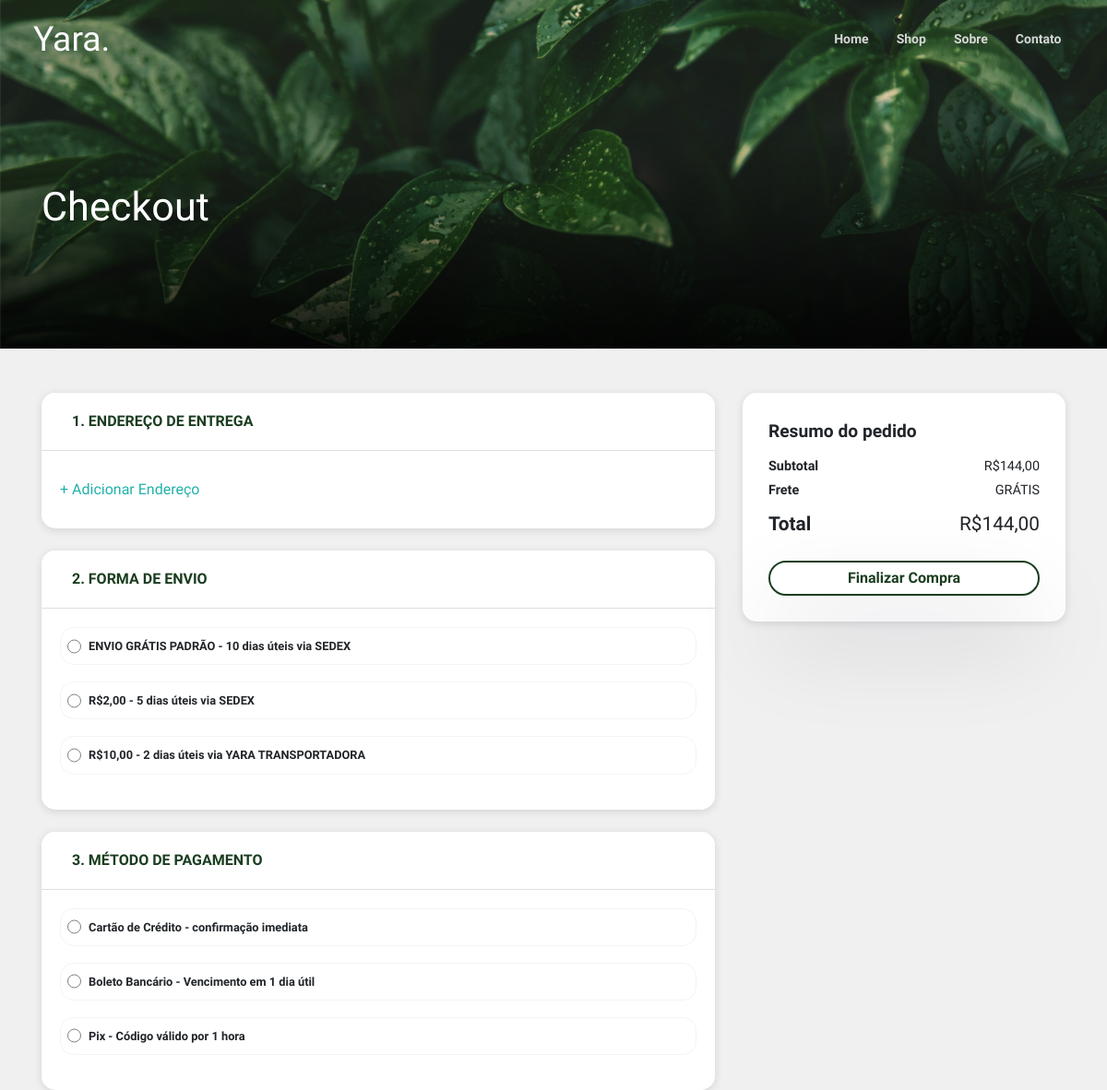
Before: /view/checkout.php (signed in) with the older database file.
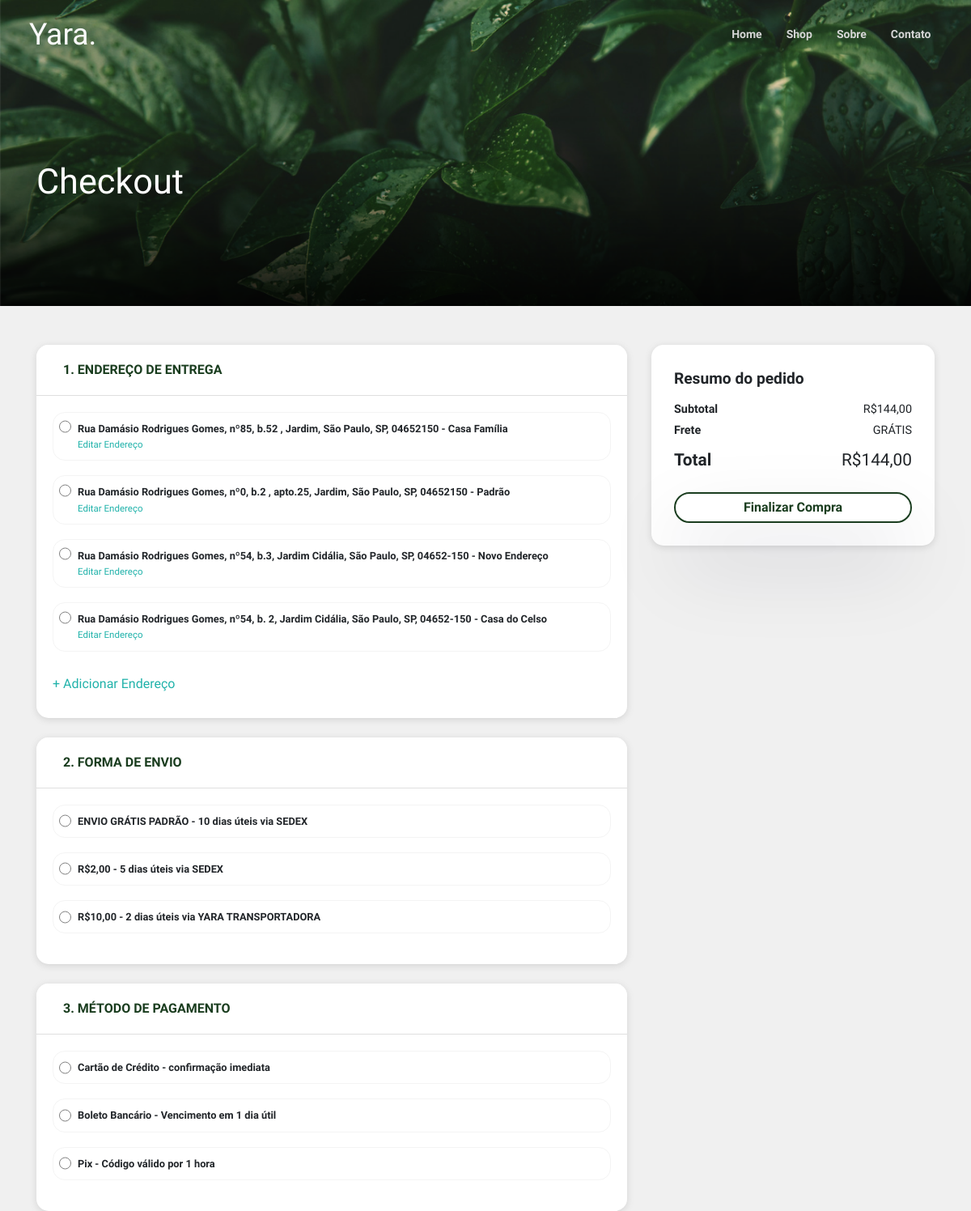
After: the same page with the newer database file.
### tables this page shows
CREATE TABLE IF NOT EXISTS `endereco` (
  `ID_ENDERECO` int NOT NULL AUTO_INCREMENT,
  `id_cliente` int DEFAULT NULL,
  `cep` varchar(10) DEFAULT NULL,
  `pais` varchar(50) DEFAULT NULL,
  `estado` varchar(50) DEFAULT NULL,
  `cidade` varchar(50) DEFAULT NULL,
  `bairro` varchar(50) DEFAULT NULL,
  `rua` varchar(100) DEFAULT NULL,
  `numero` int DEFAULT NULL,
  `bloco` varchar(10) DEFAULT NULL,
  `apto` varchar(10) DEFAULT NULL,
  `nome` varchar(100) DEFAULT NULL,
  `datahora` datetime DEFAULT NULL,
  `status` tinyint(1) NOT NULL COMMENT '1-ative| 0-disabled',
  PRIMARY KEY (`ID_ENDERECO`),
  KEY `id_cliente` (`id_cliente`)
);

### model/manager.php (called while the page is built, shortened)
<?php
        function buscar_endereco($id){
            require "conexao.php";
            $sql = "SELECT * FROM endereco WHERE id_cliente='$id' AND status = '1'";
             $result=$conn->query($sql);
            if($result->num_rows > 0){
                $num = $result ->num_rows;
                $dados=array();
                $dados["result"] = 1;
                $dados["num"]=$num;
                $i=0;
                while($row=$result->fetch_assoc()){
                    $dados[$i]["id"] =          $row["ID_ENDERECO"];
                    $dados[$i]["id_cliente"] =  $row["id_cliente"];
                    $dados[$i]["cep"] =         $row["cep"];
                    $dados[$i]["estado"] =      $row["estado"];
                    $dados[$i]["cidade"] =      $row["cidade"];
                    $dados[$i]["bairro"] =      $row["bairro"];
                    $dados[$i]["numero"] =      $row["numero"];
                    $dados[$i]["rua"] =         $row["rua"];
                    $dados[$i]["apto"] =         $row["apto"];
                    $dados[$i]["bloco"] =       $row["bloco"];
                    $dados[$i]["nome"] =        $row["nome"];
                 $i++;
                }
                return $dados;
            }else{
                $dados["result"] = 0;
                $dados["num"]= 0;
                    return $dados;
                }
                }
        ?>

### view/checkout.php (the view, shortened to what this page needs)
<!DOCTYPE html>
<html lang="en">
<head>
</head>
<body>
<html lang="en">
<?php
    if(isset($_SESSION['USER-ID'])){
    ?>
    <head>
        <link
            rel="stylesheet"
            href="https://stackpath.bootstrapcdn.com/bootstrap/4.1.3/css/bootstrap.min.css"
>
        <link href="../assets/style/meuperfil.css" rel="stylesheet">
    </head>
    <body>
        <header>
            <div class="menu">
                <a class="logo" href="#">
                    Yara.
                </a>
                <div class="menu-links">
                    <a class="menu-link" href="#">Home</a>
                    <a class="menu-link" href="#">Shop</a>
                    <a class="menu-link" href="#">Sobre</a>
                    <a class="menu-link" href="#">Contato</a>
                </div>
            </div>
            <div class="container container-RESP">
                <div class="row">
                    <div class="col-6 margin">
                            <p id="name">Checkout</p>
                        </div>
                    </div>
                </div>
            </header>
            <br>
<br>
<form action="../controller/controller_client.php" method="post" id="form_pedido" class="form_padrao">
            <div class="container container-RESP">
            <div class="row">
    <div class="col-8">
    <div class="accordion " id="accordionExample">
  <div class="card bg">
    <div class="card-header" id="headingOne">
      <h5 class="mb-0">
        <button class="btn btn-link etapa-name" type="button" data-toggle="collapse" data-target="#collapseOne" aria-expanded="true" aria-controls="collapseOne">
         <B> 1. Endereço de Entrega </B>
        </button>
      </h5>
    </div>
    <div id="collapseOne" class="collapse show" aria-labelledby="headingOne">
      <div class="card-body">
      <?php
      require "../model/manager.php";
      $dados = buscar_endereco($_SESSION["USER-ID"]);
      if($dados["result"] == 0){ echo ""; }else{
              for($i=0;$i<$dados["num"];$i++){
echo"  <div class=\"custom-radio\">
<input type=\"radio\" id=\"endereco".$dados[$i]["id"]."\" name=\"opcoes_endereco\">
<label for=\"endereco".$dados[$i]["id"]."\" class=\"label_padrao\">".$dados[$i]["rua"].", "; if ($dados[$i]["numero"]!=''){echo 'nº'.$dados[$i]["numero"].", ";} if ($dados[$i]["bloco"]!=''){echo 'b.'.$dados[$i]["bloco"].", ";} if ($dados[$i]["apto"]!=''){echo 'apto.'.$dados[$i]["apto"].", ";} echo $dados[$i]["bairro"].", ".$dados[$i]["cidade"].", ".$dados[$i]["estado"].", ".$dados[$i]["cep"]." - ".$dados[$i]["nome"]." <br>
<button type=\"button\" class=\"btn botao_modal editar\" data-toggle=\"modal\" data-target=\"#modal".$dados[$i]["id"]."\"><span class=\"azul\">Editar Endereço</span></button>
</label>
</div>";
              }
            }
      ?>
<button type="button" class="btn botao_modal adicionar " data-toggle="modal" data-target="#novo_endereco"><span class="azul">+ Adicionar Endereço </span></button>
      </div>
    </div>
  </div>
  <br>
  <div class="card">
    <div class="card-header" id="headingTwo">
      <h5 class="mb-0">
        <button class="btn btn-link collapsed etapa-name" type="button" data-toggle="collapse" data-target="#collapseTwo" aria-expanded="true" aria-controls="collapseTwo">
         2. Forma de Envio
        </button>
      </h5>
    </div>
    <div id="collapseTwo" class="collapse show" aria-labelledby="headingTwo" >
    <div class="card-body">
    <div class="custom-radio margin-radio">
  <label for="envio1" class="label_padrao">
   ENVIO GRÁTIS PADRÃO - 10 dias úteis via SEDEX
  </label>
</div>
<div class="custom-radio margin-radio">
  <label for="envio2" class="label_padrao">
  R$2,00 - 5 dias úteis via SEDEX
  </label>
</div>
<div class="custom-radio margin-radio">
  <label for="envio3" class="label_padrao">
  R$10,00 - 2 dias úteis via YARA TRANSPORTADORA
  </label>
</div>
</div>
    </div>
  </div>
  <br>
  <div class="card">
    <div class="card-header" id="headingThree">
      <h5 class="mb-0">
        <button class="btn btn-link collapsed etapa-name" type="button" data-toggle="collapse" data-target="#collapseThree" aria-expanded="true" aria-controls="collapseThree">
          3. Método de Pagamento
        </button>
      </h5>
    </div>
    <div id="collapseThree" class="collapse show" aria-labelledby="headingThree" >
      <div class="card-body">
      <div class="custom-radio margin-radio" data-toggle="modal" data-target="#modalcartao">
  <label for="pay1" class="label_padrao">
   Cartão de Crédito - confirmação imediata
  </label>
</div>
<div class="custom-radio margin-radio">
  <label for="pay2" class="label_padrao">
  Boleto Bancário - Vencimento em 1 dia útil
  </label>
</div>
<div class="custom-radio margin-radio">
  <label for="pay3" class="label_padrao">
  Pix - Código válido por 1 hora
  </label>
</div>
      </div>
    </div>
  </div>
</div>
  </div>
                    <div class="col-4">
                    <div class="card subtotal_card">
  <div class="card-body">
 <table>
 <tr><td class="th" ><b>Resumo do pedido</b></td></tr>
 <tr class="resume_row "><td><b>Subtotal</b></td><td class="valor_div">R$144,00</td></tr>
 <tr class="resume_row "><td><b>Frete</b></td><td class="valor_div">GRÁTIS</td></tr>
 <tr class="subtotal_row font"><td><b>Total</b></td><td class="valor_div">R$144,00</td></tr>
 </table>
<table class="margin-table">
<tr><td class="button_final">
    <button type="button" class="button" onclick="verificar()" name="btnCarrinho">Finalizar Compra</button>
</td></tr>
</form>
 </body>
<?php } else{ header("Location: login.php?fase=2"); }?>
</body>
</html>

### assets/style/meuperfil.css (style rules this page uses)
body, html { height: 100% !important; margin: 0 !important; background-color: #f0f0f0 !important; }
.menu { background-color: transparent !important; position: absolute; width: 100%; display: flex; justify-content: space-between; align-items: center; padding: 0 3%; margin: 15px 0px 0px; top: 0; z-index: 3; }
.logo { font-family: 'Berkshire Swash'; font-size: 28pt; text-decoration: none !important; color: #fafafa; cursor: pointer; }
.menu-links { justify-content: space-between !important; display: flex; align-items: center; height: 40px; padding: 0 1.2%; }
.menu-link { margin-left: 30px; font-family: "Questrial", sans-serif; font-size: 14px; font-weight: bold; color: #d6d6d6; text-decoration: none; transition: color 0.3s, text-decoration 0.3s; }
header { background-image: url("../media/yara_bg.png"); }

### view/checkout.php (style rules this page uses)
:root { --white: #f9f9f9; --green: #1A3D1F; --yellow: #B9C394; --lgreen: #B9C394; }
header { background-image: url("../assets/media/yara_bg.png"); height: 10cm; background-size: cover; }
.margin { margin: 14% 0 0; position: absolute; }
a, a:hover { text-decoration: none; color: #1A3D1F; }
#name { line-height: 3cm; font-family: 'Berkshire Swash'; margin: 0; color: white; font-size: 2.7em; }
.subtotal_row { font-family: 'Questrial' !important; width: 100%; justify-content: space-between !important; }
.subtotal_row>td { width: 100%; }
.button { font-family: 'Questrial' !important; background-color: transparent; border-radius: 25px; border: 2px solid var(--green); color: var(--green); margin-top: 5%; padding: 5px 15px; width: 100%; box-shadow: rgba(17, 12, 46, 0.15) 0px 48px 100px 0px; outline: none !important; cursor: pointer; font-weight: 700; text-align: center; }
.subtotal_card { border-radius: 10px; box-shadow: rgba(0, 0, 0, 0.16) 0px 1px 4px; }
.font { font-size: 1.3rem; }
.margin-table { margin-top: -2%; }
.accordion { font-family: 'Questrial' !important; }
.etapa-name, .etapa-name:hover, .etapa-name:active { font-weight: bolder; color: #1A3D1F; text-transform: uppercase; text-decoration: none; }
.card-header { background-color: white; border-bottom-left-radius: 0px !important; border-bottom-right-radius: 0px !important; border-top-right-radius: 15px !important; border-top-left-radius: 15px !important; }
.card, .card-body { border-radius: 15px !important; border: none; }
.card { box-shadow: rgba(99, 99, 99, 0.2) 0px 2px 8px 0px; }
.custom-radio { display: flex; align-items: center; margin-bottom: 10px; }
.custom-radio label { position: relative; padding-left: 30px; cursor: pointer; }
.custom-radio label::before { content: ""; width: 15px; margin-left: 7px; margin-right: 6px; height: 15px; border: 1px solid GREY; border-radius: 50%; position: absolute; left: 0; top: 30%; transform: translateY(-50%); background-color: transparent; }
.margin-radio label::before { top:50% !important; }
.label_padrao { width: 100%; padding: 5px 15px; align-items: center; justify-items: center; font-weight: 600; font-size: 0.8em; padding: 10px; border-radius: 15px; border: 1px #F4F4F4 solid; }
.azul { color: lightseagreen; font-weight: 500 !important; }
form { width: 100%; }
table { width: 100%; }
td { padding: 8px; }
.adicionar, .adicionar:active { border: none; background-color: transparent; outline: none; cursor: pointer; padding: 10px 0px; }
.editar, .editar:active { border: none; background-color: transparent; outline: none; cursor: pointer; padding: 0px; font-size: 0.9em; }
.resume_row { font-size: 0.9em; line-height: 10px; margin-top: 10px; padding-top: 10px; }
.valor_div { text-align: right; }
table { font-family: 'Questrial'; }
.th { font-size: 1.2em; padding-bottom: 10px; }

Changed rows visible on the page:
now on this page (row edited): endereco: rua "Rua Damásio Rodrigues Gomes", numero "85", bloco "52", bairro "Jardim", cidade "São Paulo", estado "SP", cep "04652150", nome "Casa Família"
now on this page (row edited): endereco: rua "Rua Damásio Rodrigues Gomes", numero "0", bloco "2", apto "25", bairro "Jardim", cidade "São Paulo", estado "SP", cep "04652150", nome "Padrão"
added endereco: rua "Rua Damásio Rodrigues Gomes", numero "54", bloco "3", bairro "Jardim Cidália", cidade "São Paulo", estado "SP", cep "04652-150", nome "Novo Endereço"
added endereco: rua "Rua Damásio Rodrigues Gomes", numero "54", bloco "2", bairro "Jardim Cidália", cidade "São Paulo", estado "SP", cep "04652-150", nome "Casa do Celso"
